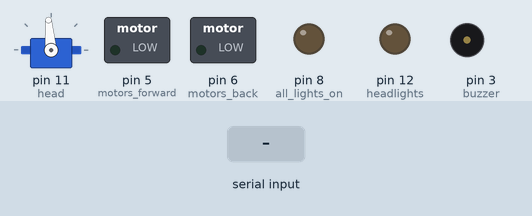
Recording of a sketch running on a simulated Arduino Uno, built with avr-gcc and run on an emulated ATmega328P. Parts: servo, switched loads named in the sketch (green lamp = pin HIGH), output pins drawn as LEDs (lit = HIGH), buzzer (waves = sounding). Inputs (shaded band) come from the test bench.

Above: at 1.3 s.
1.4 s: "l" received over the second serial link
At 1.8 s:
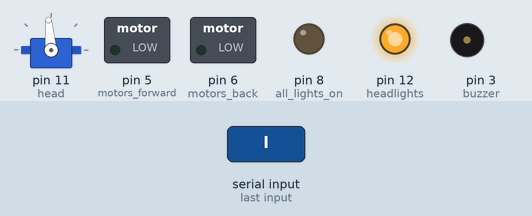
2.9 s: "h" received over the second serial link
At 4.1 s:
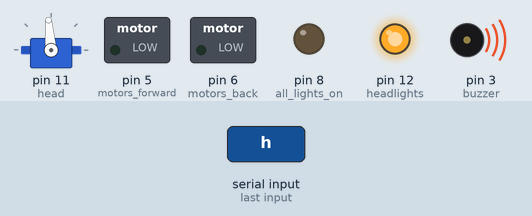
5.9 s: "t90\n" received over the second serial link
At 6.4 s:
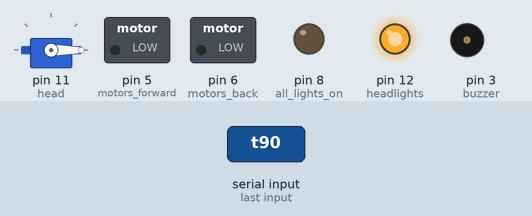
7.4 s: "m" received over the second serial link
At 8.6 s:
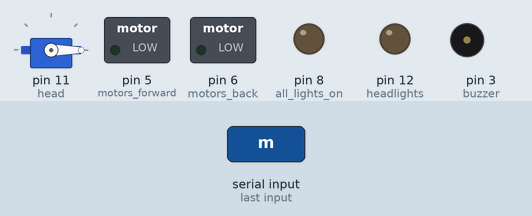
8.9 s: "h" received over the second serial link
At 9.9 s:
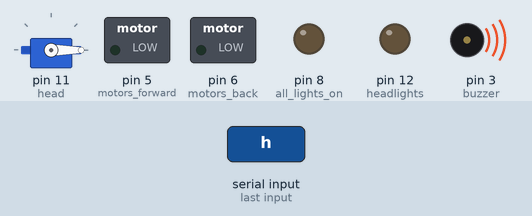
Timing chart, 0 to 12.4 s (numbered marks = the images above; inputs shaded):
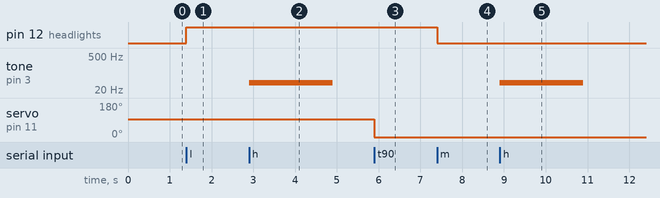

The sketch:

alternate_run_code.ino
```cpp
#include <Servo.h>
#include <SoftwareSerial.h>
SoftwareSerial bluetooth(0, 1);  //RX,TX
String readstring;
Servo head;
int directionSwitch = 1;         //1-forward, 2=reverse
int sped = 0;
int handbrake_stat = 1;
int angle = 95;
int parking = 0;

#define SERVO_PIN 7
#define front 90k
const int bluetoothConnectedStatus = 2;
int motors_forward = 5;
int motors_back = 6;
int buzzer = 3;
int all_lights_on = 8;
int headlights = 12;

void setup() {
  //this setup code will execute once everytime when the arduino will power up
  Serial.begin(9600);
  pinMode(motors_forward, OUTPUT);
  pinMode(motors_back, OUTPUT);
  pinMode(buzzer, OUTPUT);
  pinMode(all_lights_on, OUTPUT);
  pinMode(headlights, OUTPUT);
  head.attach(11);
  turn(angle);
  bluetooth.begin(9600);
  delay(100);
}

void loop() {

  while (bluetooth.available()) {                    //this while condition will execute indefinitely
    char data = bluetooth.read();
    if (isdigit(data)) {                    //if readData is digit
      readstring += data;
      sped = readstring.toInt();
    }
    else if (data == 'a') {                 //for SPEED ; if read data is alphabet
      if (handbrake_stat == 0 && directionSwitch == 1) {
        forwards(sped);
      } else if (handbrake_stat == 0 && directionSwitch == 2) {
        reverse(sped);
      }
      readstring = "";
    }
    else if (data == 't') {           //steer - turn vehicle
      angle = sped;
      turn(angle);
      readstring = "";
    }
    else if (data == 'c') {           //speed slow on slider touch removal
      if(handbrake_stat==0){
        slow();
      }
      readstring = "";
    }
    else if (data == 'f') {         //switch to forward
      directionSwitch = 1;
    }
    else if (data == 'b') {         //switch to reverse
      directionSwitch = 2;
    }
    else if (data == 'x') {         //apply handbrake
      handbrake_stat = 1;
      handbrake();
    }
    else if (data == 'y') {         //remove handbrake
      handbrake_stat = 0;
    }
    else if (data == 'l') {         //turn headlights ON
      headlightOn();
    }
    else if (data == 'm') {         //turn headlights OFF
      headlightOff();
    }
    else if (data == 'h') {         //turn horn ON for 1 second
      blowHorn();
    }
    else if (data == 'p') {         //turn parking mode ON
      parking = 1;
      parkinglightsOn();
    }
    else if (data == 'q') {         //turn parking mode OFF
      parking = 0;
      parkinglightsOff();
    }

  } //while END
} //loop END


//move forward
void forwards(int speeed) {

  if(parking==1 && speeed>=40){
    speeed=40;
  }
    analogWrite(motors_forward, speeed);

}

//move reverse
void reverse(int speeed) {

  if(parking==1 && speeed>=40){
    speeed=40;
  }
    analogWrite(motors_back, speeed);

}

//speed slow on slider touch removal
void slow() {
  if (directionSwitch == 1) {
    analogWrite(motors_forward, 70);
  }
  else if (directionSwitch == 2) {
    analogWrite(motors_back, 70);
  }
  delay(200);
  digitalWrite(motors_forward, LOW);
  digitalWrite(motors_back, LOW);
}

//turn
void turn(int angle) {
  head.write(angle);
}

//handbrake - urgent brake
void handbrake() {
  digitalWrite(motors_forward, LOW);
  digitalWrite(motors_back, LOW);
  handbrake_stat = 1;
}

void blowHorn() {
  //The limitations of the tone() function include:
  //Not being able to use PWM on pins 3 and 11 while you use tone()
  //You can’t go lower than 31 hertz.
  //When using tone() on different pins,
  //you have to turn off the tone on the current pin with noTone(),
  //before using tone() on a different pin.
  //use 1000-frequency for the reverse gear sound

  tone( buzzer, 40, 2000);
}

void headlightOn() {
  //make headlights pin HIGH
  digitalWrite(headlights, HIGH);
}

void headlightOff() {
  //make headlights pin LOW
  digitalWrite(headlights, LOW);
}

void parkinglightsOn() {
  //limit speed to 50 here & make both indicator pins HIGH
  digitalWrite(all_lights_on, HIGH);
}

void parkinglightsOff() {
  //remove speed limit & make indicator pins LOW
  digitalWrite(all_lights_on, LOW);
}
```

Measured:
- after the input at 1.4 s, pin 12 (headlights): LOW → HIGH at once
- after the input at 2.9 s, tone on pin 3 (buzzer): silent → 40 Hz at once, → silent 2.0 s later
- after the input at 5.9 s, servo on pin 11 (head): 95° → 0° at once
- after the input at 7.4 s, pin 12 (headlights): HIGH → LOW at once
- after the input at 8.9 s, tone on pin 3 (buzzer): silent → 40 Hz at once, → silent 2.0 s later
